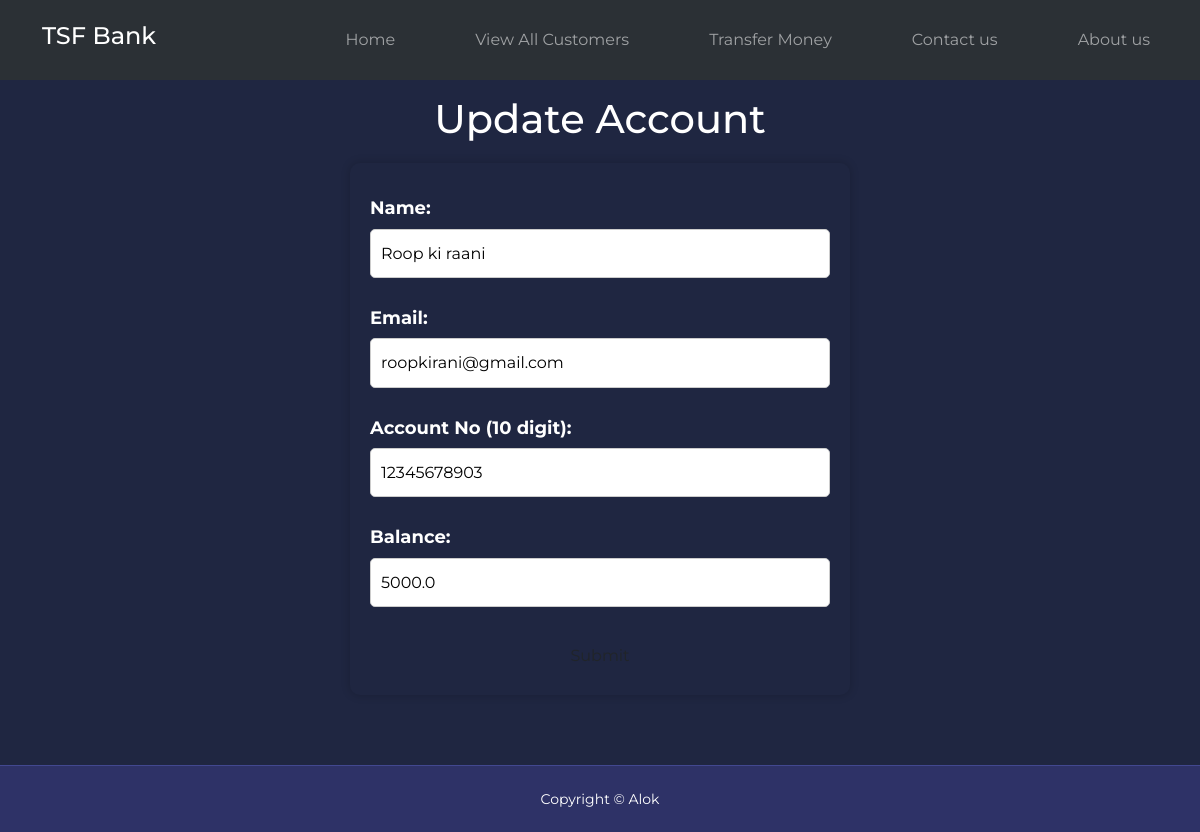
The page /updatedata/24 on the database its author committed.
### bankSystem/models.py (models this page shows)
class customers_Data(models.Model):
    name = models.CharField(max_length=50)
    emailId = models.CharField(max_length=70)
    accountNumber = models.IntegerField()
    balance = models.FloatField()

### bankSystem/views.py (the view, shortened to what this page needs)
# urls.py: path('updatedata/<int:id>',views.updatedata,name="updatedata"),
def updatedata(request,id):
    e = customers_Data.objects.get(id=id)
    return render(request,'updatedata.html', {'data':e})

### templates/updatedata.html (shortened to what this page needs)
{% load static %}
<!DOCTYPE html>
<html lang="en">
<head>
    <link href="https://cdn.jsdelivr.net/npm/bootstrap@5.3.0-alpha3/dist/css/bootstrap.min.css" rel="stylesheet">
        <link rel="stylesheet" type="text/css" href="{% static 'css/style.css' %}">
</head>
<body>
    <nav class="navbar navbar-expand-lg bg-body-tertiary " navbar bg-dark" data-bs-theme="dark"">
        <div class=" container nav--container">
        <a class="navbar-brand" href="/home/">
            <h4>TSF Bank </h4>
        </a>
        <ul class="nav--menu navbar-nav  nav nav-pills nav-fill ">
            <li class="nav-item"><a class="nav-link" href="/home/">Home</a></li>
            <li class="nav-item"><a class="nav-link" href="/customersData/">View All Customers</a></li>
            <li class="nav-item"><a class="nav-link" href="/transferMoney/">Transfer Money</a></li>
            <li class="nav-item"><a class="nav-link" href="/contact/">Contact us</a></li>
            <li class="nav-item"><a class="nav-link" href="/about/">About us</a></li>
        </ul>
        </div>
    </nav>
        <h1 class="form-heading"> Update Account </h1>
    <form method="POST">
		<label for="name">Name:</label>
		<input type="text" id="name" name="name" value ="{{data.name}}" required>
		<label for="email">Email:</label>
		<input type="email" id="email" name="email" value ="{{data.emailId}}" required>
		<label for="account-no">Account No (10 digit):</label>
		<input type="number" id="account-no" name="account-no" pattern="[0-9]{10}" value ="{{data.accountNumber}}" required>
		<label for="add-money">Balance:</label>
		<input type="number" id="add-money" name="add-money" min="0" value ="{{data.balance}}" required>
		<Button class="btn">Submit</Button>
	</form>
    <footer class="footer">
        <div class="footer--copyright"><small>Copyright &copy; Alok </small></div>
    </footer>
</body>
</html>

### static/css/style.css (style rules this page uses)
* { margin: 0; padding: 0; border: 0; outline: 0; text-decoration: none; list-style: none; box-sizing: border-box; }
body { font-family: 'Montserrat', sans-serif; line-height: 1.7; color: #fff; background: #1f2641; overflow-x: hidden; min-height: 100vh; }
nav { background: transparent; width: 100vw; height: 5rem; position: fixed; top: 0; z-index: 11; }
.nav--container { height: 100%; display: flex; justify-content: space-between; align-items: center; }
.nav--menu { display: flex; align-items: center; gap: 4rem; }
.btn { margin-top: 15px; }
footer { position: sticky; top: 100%; background: #2e3267; font-size: 1rem; }
.footer--copyright { text-align: center; padding: 1.2rem 0; border-top: 1px solid #424890; }
form { width: 100%; max-width: 500px; margin: 0 auto; margin-bottom: 70px; margin-top: 20px; border-radius: 10px; box-shadow: 0px 0px 10px rgba(0, 0, 0, 0.2); padding: 20px; display: flex; flex-direction: column; }
.form-heading { text-align: center; margin: 15px; }
label { display: block; font-size: 18px; color: #ffffff; font-weight: bold; margin-top: 10px; text-align: left; }
input, textarea { width: 100%; padding: 10px; border-radius: 5px; border: 1px solid #ccc; font-size: 16px; margin-top: 5px; margin-bottom: 20px; }
input[type="text"], input[type="email"], input[type="number"] { width: 100%; padding: 10px; border-radius: 5px; border: 1px solid #ccc; margin-top: 5px; margin-bottom: 15px; }

### rows shown on the page
customers_Data: name "Roop ki raani", email "roopkirani@gmail.com", account-no "12345678903", add-money "5000.0"
